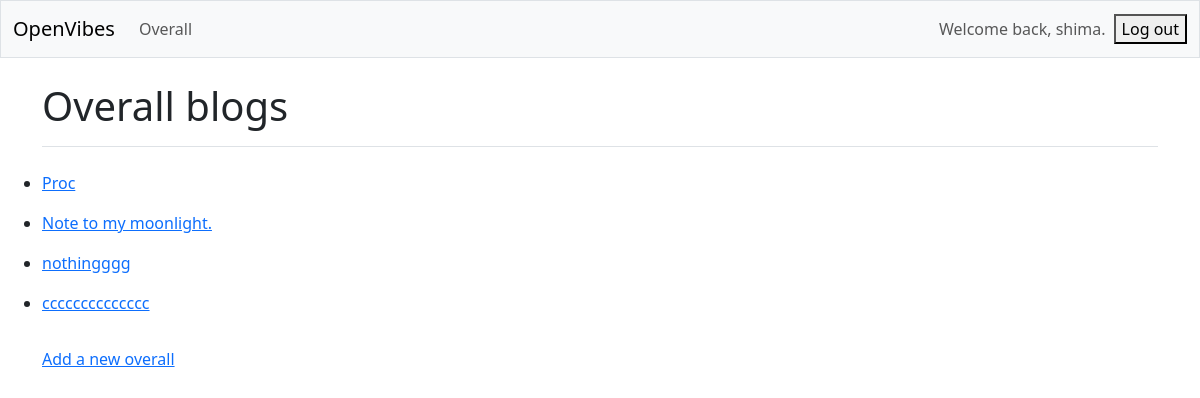
The page /overall/ (signed in) on the database its author committed.
### blogs/models.py (models this page shows)
class Overall(models.Model):
    name = models.CharField(max_length=300)
    date_added = models.DateTimeField(auto_now_add=True)
    owner = models.ForeignKey(User, on_delete=models.CASCADE)
    def __str__(self):
        return self.name

### blogs/views.py (the view)
# urls.py: path('overall/', views.overall, name = 'overall'),
@login_required
def overall(request):
    overall = Overall.objects.filter(owner=request.user).order_by('date_added')
    context = {'overall': overall}
    return render(request, 'blogs/overall.html', context)

### blogs/templates/blogs/overall.html
{% extends 'blogs/base.html' %}
{% block page_header %}
  <h1>Overall blogs</h1>
{% endblock page_header %}
{% block content %}
<ul class="list-group bprder-bottom pb-2 mb-4">
    {% for overal in overall %}
      <li class="list-group-item border-0">
        <a href="{% url 'blogs:overal' overal.id %}">
        <li class="nav-item">
        <span class="navbar-text me-2">{{ overal }}
          </span></li>
      </li>
    {% empty %}
      <li class="list-group-item border-0">No blogs have been added yet.</li>
    {% endfor %}
</ul>
<a href="{% url 'blogs:new_overall' %}">Add a new overall</a>
{% endblock content %}

### blogs/templates/blogs/base.html (shortened to what this page needs)
<!doctype html>
<html lang="en">
<head>
    {% load django_bootstrap5 %}
    {% bootstrap_css %}
</head>
<body>
    <nav class="navbar navbar-expand-md navbar-light bg-light mb-4 border">
    <div class="container-fluid">
        <a class="navbar-brand" href="{% url 'blogs:index' %}">OpenVibes</a>
        <div class="collapse navbar-collapse" id="navbarCollapse">
            <ul class="navbar-nav me-auto mb-2 mb-md-0">
                <li class="nav-item">
                    <a class="nav-link" href="{% url 'blogs:overall' %}">
                        Overall</a></li>
            </ul>
            <ul class="navbar-nav ms-auto mb-2 mb-md-0">
                {% if user.is_authenticated %}
                  <li class="nav-item">
                    <span class="navbar-text me-2">Welcome back, {{ user.username}}.
                      </span></li>
                {% endif %}
        </ul>
                {% if user.is_authenticated %}
                    <form action="{% url 'accounts:logout' %}" method="post">
                    <button name="submit" class="'btn btn-outline-secondary btn-sm">
                    Log out</button>
                    </form>
                {% endif %}
        </div>
    </div>
</nav>
<main class="container">
    <div class="pb-2 mb-2 border-bottom">
        {% block page_header %}{% endblock page_header %}
    </div>
    <div>
        {% block content %}{% endblock content %}
    </div>
</main>
</body>
</html>

### rows shown on the page
Overall: name "Proc"
Overall: name "Note to my moonlight."
Overall: name "nothingggg"
Overall: name "cccccccccccccc"

### other values the page prints
{{ user.username }} "shima"
